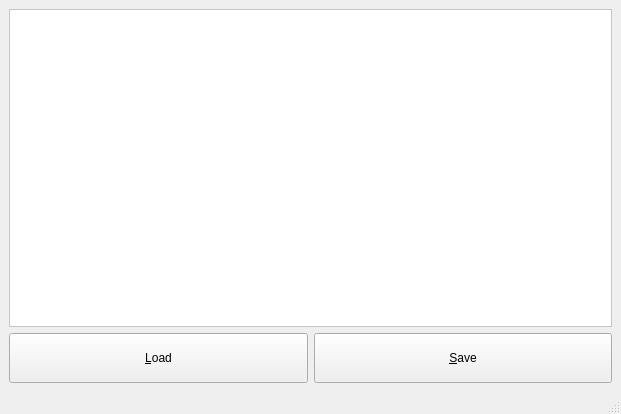
<?xml version="1.0" encoding="UTF-8"?>
<ui version="4.0">
 <class>Main_Window</class>
 <widget class="QMainWindow" name="Main_Window">
  <property name="geometry">
   <rect>
    <x>0</x>
    <y>0</y>
    <width>621</width>
    <height>414</height>
   </rect>
  </property>
  <property name="windowTitle">
   <string>Main_Window</string>
  </property>
  <widget class="QWidget" name="centralwidget">
   <layout class="QGridLayout" name="gridLayout">
    <item row="1" column="0">
     <layout class="QHBoxLayout" name="horizontalLayout">
      <item>
       <widget class="QPushButton" name="pbLoad">
        <property name="sizePolicy">
         <sizepolicy hsizetype="Expanding" vsizetype="Minimum">
          <horstretch>0</horstretch>
          <verstretch>0</verstretch>
         </sizepolicy>
        </property>
        <property name="minimumSize">
         <size>
          <width>0</width>
          <height>50</height>
         </size>
        </property>
        <property name="text">
         <string>&amp;Load</string>
        </property>
       </widget>
      </item>
      <item>
       <widget class="QPushButton" name="pbSave">
        <property name="sizePolicy">
         <sizepolicy hsizetype="Expanding" vsizetype="Minimum">
          <horstretch>0</horstretch>
          <verstretch>0</verstretch>
         </sizepolicy>
        </property>
        <property name="minimumSize">
         <size>
          <width>0</width>
          <height>50</height>
         </size>
        </property>
        <property name="text">
         <string>&amp;Save</string>
        </property>
       </widget>
      </item>
     </layout>
    </item>
    <item row="0" column="0">
     <widget class="QPlainTextEdit" name="plainTextEdit">
      <property name="sizePolicy">
       <sizepolicy hsizetype="Expanding" vsizetype="Expanding">
        <horstretch>0</horstretch>
        <verstretch>0</verstretch>
       </sizepolicy>
      </property>
      <property name="styleSheet">
       <string notr="true">background-color: rgb(255, 255, 255);</string>
      </property>
     </widget>
    </item>
   </layout>
  </widget>
  <widget class="QStatusBar" name="statusBar"/>
 </widget>
 <resources/>
 <connections/>
</ui>
